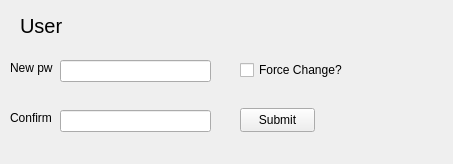
<?xml version="1.0" encoding="UTF-8"?>
<ui version="4.0">
 <class>Form</class>
 <widget class="QWidget" name="Form">
  <property name="geometry">
   <rect>
    <x>0</x>
    <y>0</y>
    <width>453</width>
    <height>164</height>
   </rect>
  </property>
  <property name="windowTitle">
   <string>Form</string>
  </property>
  <widget class="QLabel" name="label1">
   <property name="geometry">
    <rect>
     <x>20</x>
     <y>10</y>
     <width>61</width>
     <height>31</height>
    </rect>
   </property>
   <property name="font">
    <font>
     <pointsize>15</pointsize>
    </font>
   </property>
   <property name="text">
    <string>User</string>
   </property>
  </widget>
  <widget class="QLineEdit" name="password_1">
   <property name="geometry">
    <rect>
     <x>60</x>
     <y>60</y>
     <width>151</width>
     <height>22</height>
    </rect>
   </property>
  </widget>
  <widget class="QLabel" name="usern_label">
   <property name="geometry">
    <rect>
     <x>80</x>
     <y>20</y>
     <width>331</width>
     <height>16</height>
    </rect>
   </property>
   <property name="font">
    <font>
     <pointsize>11</pointsize>
    </font>
   </property>
   <property name="text">
    <string/>
   </property>
  </widget>
  <widget class="QLabel" name="label_2">
   <property name="geometry">
    <rect>
     <x>10</x>
     <y>60</y>
     <width>49</width>
     <height>16</height>
    </rect>
   </property>
   <property name="text">
    <string>New pw</string>
   </property>
  </widget>
  <widget class="QLabel" name="label_3">
   <property name="geometry">
    <rect>
     <x>10</x>
     <y>110</y>
     <width>49</width>
     <height>16</height>
    </rect>
   </property>
   <property name="text">
    <string>Confirm</string>
   </property>
  </widget>
  <widget class="QLineEdit" name="password_2">
   <property name="geometry">
    <rect>
     <x>60</x>
     <y>110</y>
     <width>151</width>
     <height>22</height>
    </rect>
   </property>
  </widget>
  <widget class="QCheckBox" name="checkForce">
   <property name="geometry">
    <rect>
     <x>240</x>
     <y>60</y>
     <width>111</width>
     <height>20</height>
    </rect>
   </property>
   <property name="text">
    <string>Force Change?</string>
   </property>
  </widget>
  <widget class="QPushButton" name="submitBtn">
   <property name="geometry">
    <rect>
     <x>240</x>
     <y>108</y>
     <width>75</width>
     <height>24</height>
    </rect>
   </property>
   <property name="text">
    <string>Submit</string>
   </property>
  </widget>
 </widget>
 <resources/>
 <connections/>
</ui>
